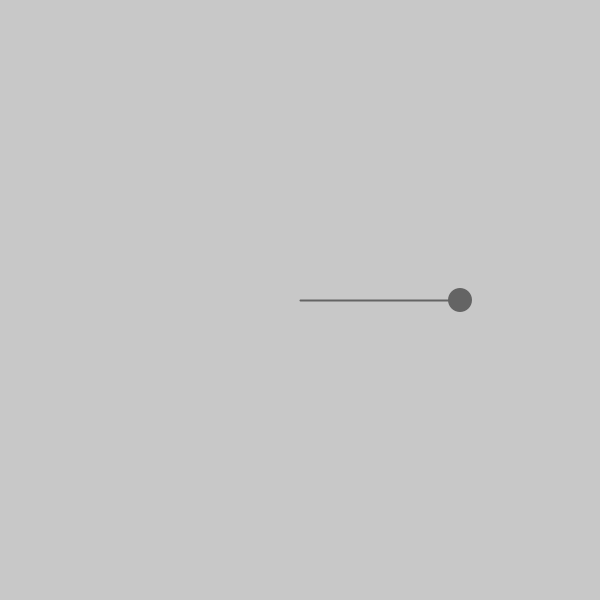
Frame 1 (no input)
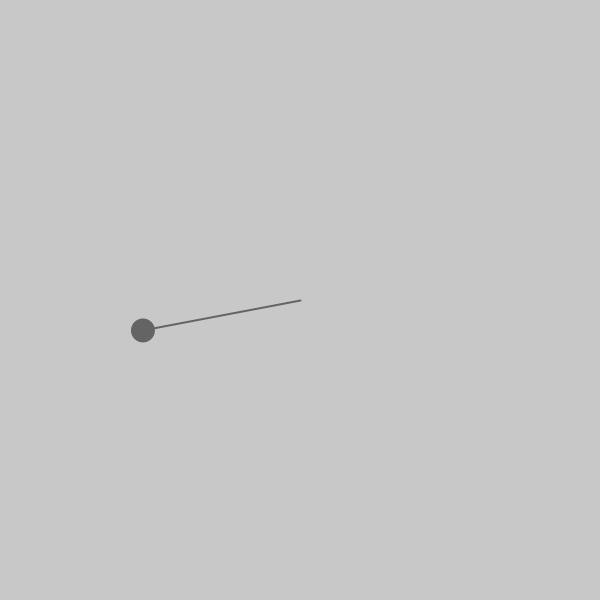
Frame 60 (the mouse pressed at the canvas centre just before this capture)
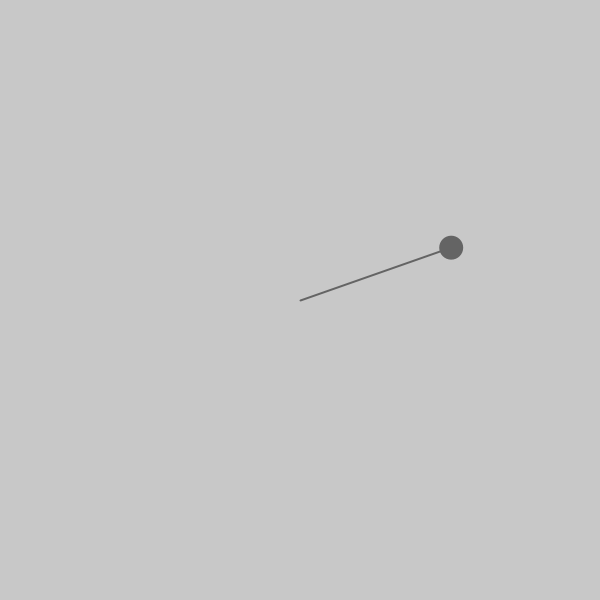
Frame 120 (the mouse held since frame 60 and released just before this capture)

The Processing sketch that drew these frames (run headless with seeded random() and noise(); from frame 60 on, the mouse is pressed at the canvas centre):

// Processing sketch: Example_03_04
// ── Example_03_04.pde
float r = 160;
float theta = 0;

void setup() {
  size(600, 600);
  pixelDensity(displayDensity());
}

void draw() {
  
  background(200);
  
  float x = r * cos(theta);
  float y = r * sin(theta);
  
  strokeWeight(2);
  stroke(100);
  line(width/2, height/2, x+width/2, y+width/2); 
  noStroke();
  fill(100);
  ellipse(x+width/2, y+width/2, 24, 24);
  
  theta += 0.05;
}
